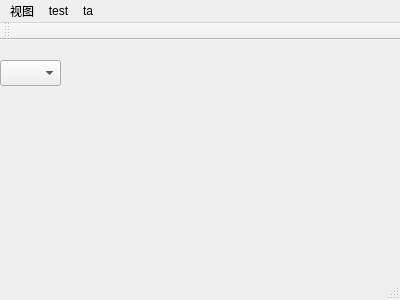
<?xml version="1.0" encoding="UTF-8"?>
<ui version="4.0">
 <class>MainWindow</class>
 <widget class="QMainWindow" name="MainWindow">
  <property name="geometry">
   <rect>
    <x>0</x>
    <y>0</y>
    <width>400</width>
    <height>300</height>
   </rect>
  </property>
  <property name="windowTitle">
   <string>MainWindow</string>
  </property>
  <widget class="QWidget" name="centralWidget">
   <widget class="QWidget" name="widget" native="true">
    <property name="geometry">
     <rect>
      <x>0</x>
      <y>0</y>
      <width>61</width>
      <height>241</height>
     </rect>
    </property>
    <widget class="QComboBox" name="comboBox">
     <property name="geometry">
      <rect>
       <x>0</x>
       <y>20</y>
       <width>61</width>
       <height>26</height>
      </rect>
     </property>
    </widget>
   </widget>
  </widget>
  <widget class="QToolBar" name="mainToolBar">
   <attribute name="toolBarArea">
    <enum>TopToolBarArea</enum>
   </attribute>
   <attribute name="toolBarBreak">
    <bool>false</bool>
   </attribute>
  </widget>
  <widget class="QStatusBar" name="statusBar"/>
  <widget class="QMenuBar" name="menuBar">
   <property name="geometry">
    <rect>
     <x>0</x>
     <y>0</y>
     <width>400</width>
     <height>22</height>
    </rect>
   </property>
   <property name="defaultUp">
    <bool>false</bool>
   </property>
   <widget class="QMenu" name="menu">
    <property name="title">
     <string>视图</string>
    </property>
    <addaction name="actionGC"/>
    <addaction name="actionSDF"/>
   </widget>
   <widget class="QMenu" name="menuTest">
    <property name="title">
     <string>test</string>
    </property>
    <addaction name="actionAsdfasdf_2"/>
   </widget>
   <widget class="QMenu" name="menuTa">
    <property name="title">
     <string>ta</string>
    </property>
    <addaction name="actionFff"/>
    <addaction name="actionAsdfasdf"/>
   </widget>
   <addaction name="menu"/>
   <addaction name="menuTest"/>
   <addaction name="menuTa"/>
  </widget>
  <action name="actionTest">
   <property name="text">
    <string>test</string>
   </property>
  </action>
  <action name="actionGC">
   <property name="text">
    <string>GC</string>
   </property>
  </action>
  <action name="actionSDF">
   <property name="text">
    <string>SDF</string>
   </property>
  </action>
  <action name="actionFff">
   <property name="text">
    <string>fff</string>
   </property>
  </action>
  <action name="actionAsdfasdf">
   <property name="text">
    <string>asdfasdf</string>
   </property>
  </action>
  <action name="actionAsdfasdf_2">
   <property name="text">
    <string>asdfasdf</string>
   </property>
  </action>
 </widget>
 <layoutdefault spacing="6" margin="11"/>
 <resources/>
 <connections>
  <connection>
   <sender>actionGC</sender>
   <signal>triggered()</signal>
   <receiver>MainWindow</receiver>
   <slot>close()</slot>
   <hints>
    <hint type="sourcelabel">
     <x>-1</x>
     <y>-1</y>
    </hint>
    <hint type="destinationlabel">
     <x>199</x>
     <y>149</y>
    </hint>
   </hints>
  </connection>
 </connections>
</ui>
